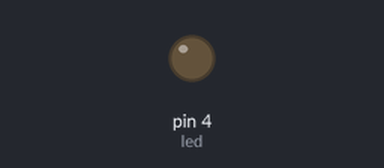
The sketch below on a simulated Arduino Uno, built with avr-gcc and run on an emulated ATmega328P. On the bench: output pins drawn as LEDs (lit = HIGH). Dashed ring = blinking.

Above: at 1.0 s.
At 2.5 s:
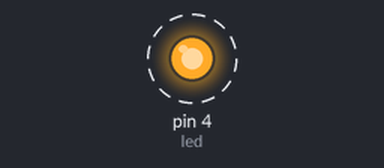
Timing chart, 0 to 4.6 s (numbered marks = the images above):
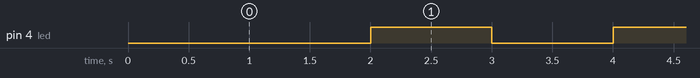

Measured:
- by itself, pin 4 (led): alternates HIGH for 1.0 s and LOW for 1.0 s

The sketch:

Ejercicio3.ino
```cpp
long tiempo1=0;
long tiempo2=0;
int led=4;

void setup()
{
 Serial.begin(9600);
 pinMode(led, OUTPUT);
}

void loop()
{
 tiempo1 = millis();
  if((tiempo1-tiempo2)>2000){
    tiempo2=tiempo1;
 digitalWrite(led, HIGH);
    delay(1000);
    digitalWrite(led, LOW);

  }
}
```
